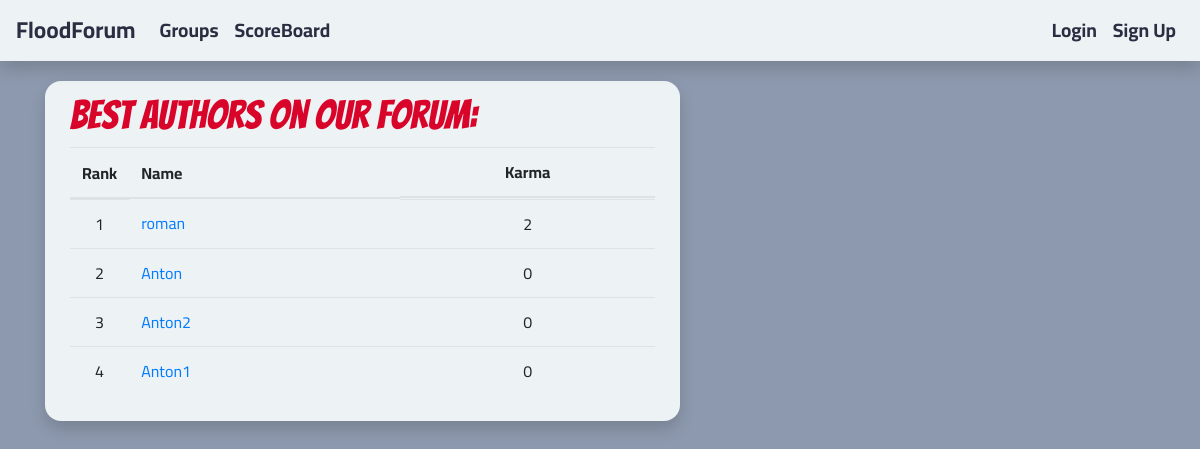
Page /score_board/ on the earlier database version.
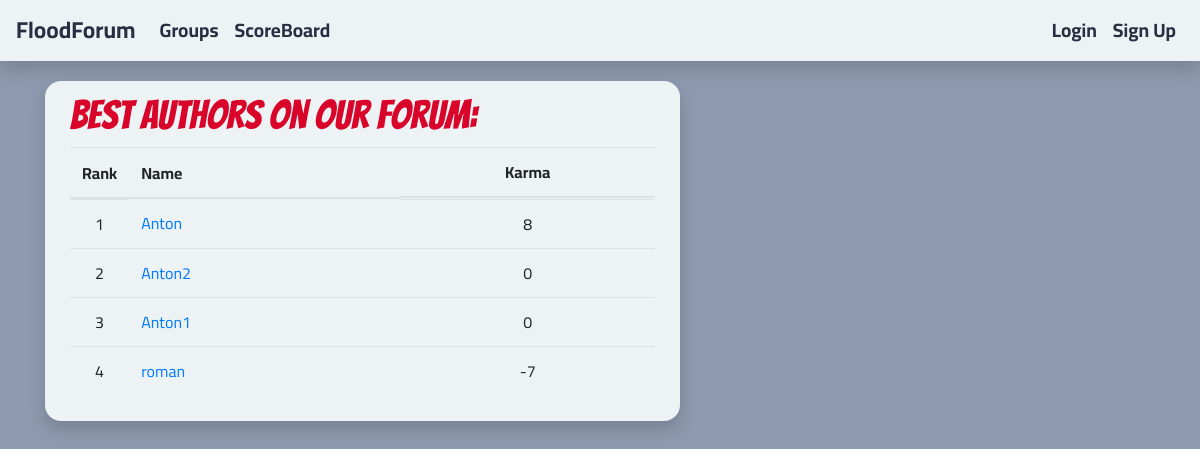
Same page on the later database version.
### accounts/models.py (models this page shows, shortened)
class UserProfileInfo(models.Model):
    user = models.OneToOneField(User, on_delete=models.CASCADE, primary_key=True)
    karma = models.IntegerField(default=0)

### django_social_site/views.py (the view)
# urls.py: path('score_board/', ScoreBoardView.as_view(), name='score_board'),
class ScoreBoardView(ListView):
    model = UserProfileInfo
    template_name = "score_board.html"
    ordering = ["-karma"]

### templates/score_board.html (shortened to what this page needs)
{% extends "common_base.html" %}
{% block base_top %}
<div class="container">
  <h1>Best Authors on Our Forum:</h1>
  <table class="table">
    <thead>
      <th style="width: 10%">Rank</th>
      <th>Name</th>
      <th class="d-flex justify-content-center">Karma</th>
    </thead>
    <tbody>
      {% for profile in userprofileinfo_list %}
      <tr>
        <td class="d-flex justify-content-center">{{forloop.counter}}</td>
        <td><a href="{% url "accounts:profile" profile.user %}">{{profile.user.username}}</a></td>
        <td class="d-flex justify-content-center">{{profile.karma}}</td>
      </tr>
      {% endfor %}
    </tbody>
  </table>
</div>
{% endblock base_top %}

Differences in the rows shown:
changed UserProfileInfo "Anton": karma "0" → "8"
changed UserProfileInfo "roman": karma "2" → "-7"; moves down the list
